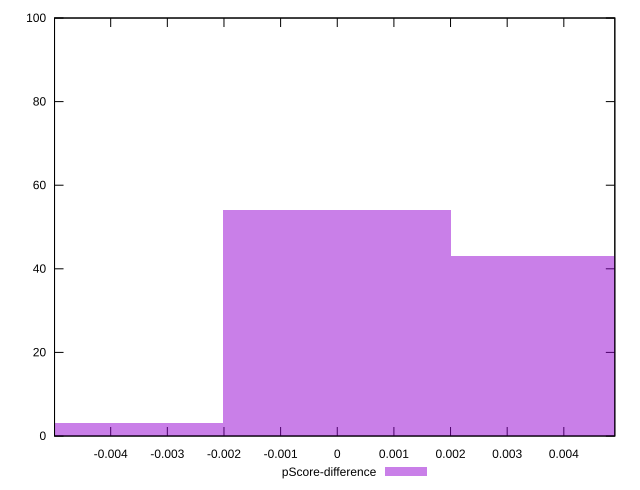

The script that saved this image:
reset

$pScoreDifference <<EOF
0.004023561933694806 43
0 54
-0.004023561933694806 3
EOF

set key outside below
set boxwidth 0.004023561933694806
set xrange [-0.004991530622807994:0.004900397651468991]
set yrange [0:100]
set trange [0:100]
set style fill transparent solid 0.5 noborder
set terminal svg size 640, 490 enhanced background rgb 'white'
set output "reports/report_00033_2021-03-01T14-23-16.841Z/bootup-time/samples/astro-inner/pScore-difference/histogram.svg"

plot $pScoreDifference title "pScore-difference" with boxes

reset
